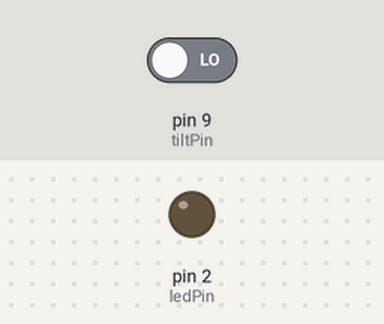
A sketch run on a simulated Arduino Uno, built with avr-gcc and run on an emulated ATmega328P. Shown: output pins drawn as LEDs (lit = HIGH). The inputs (shaded band) are chosen by the test bench; at power-on: pin 9 (tiltPin) LOW.

Above: at 1.2 s.
1.3 s: pin 9 (tiltPin) driven HIGH
At 1.8 s:
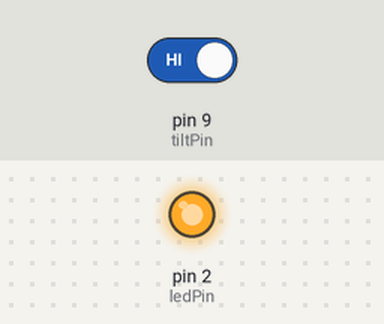
2.8 s: pin 9 (tiltPin) driven LOW
At 4.2 s:
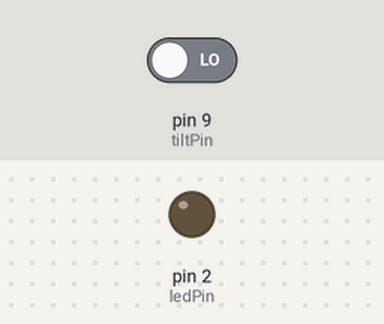
Timing chart, 0 to 5.8 s (numbered marks = the images above; inputs shaded):
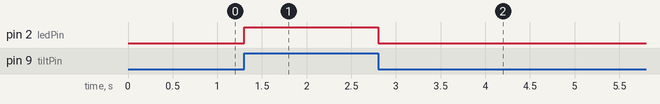

Measured:
- after the input at 1.3 s, pin 2 (ledPin): LOW → HIGH at once
- after the input at 2.8 s, pin 2 (ledPin): HIGH → LOW at once

The sketch:

tilt_switch.ino
```cpp
#define ledPin 2
#define tiltPin 9
int state;

void setup() {
  // put your setup code here, to run once:
  pinMode(ledPin,OUTPUT);
  pinMode(tiltPin,INPUT);

}

void loop() {
  // put your main code here, to run repeatedly:
  state = digitalRead(tiltPin);
  digitalWrite(ledPin,state);


}
```
